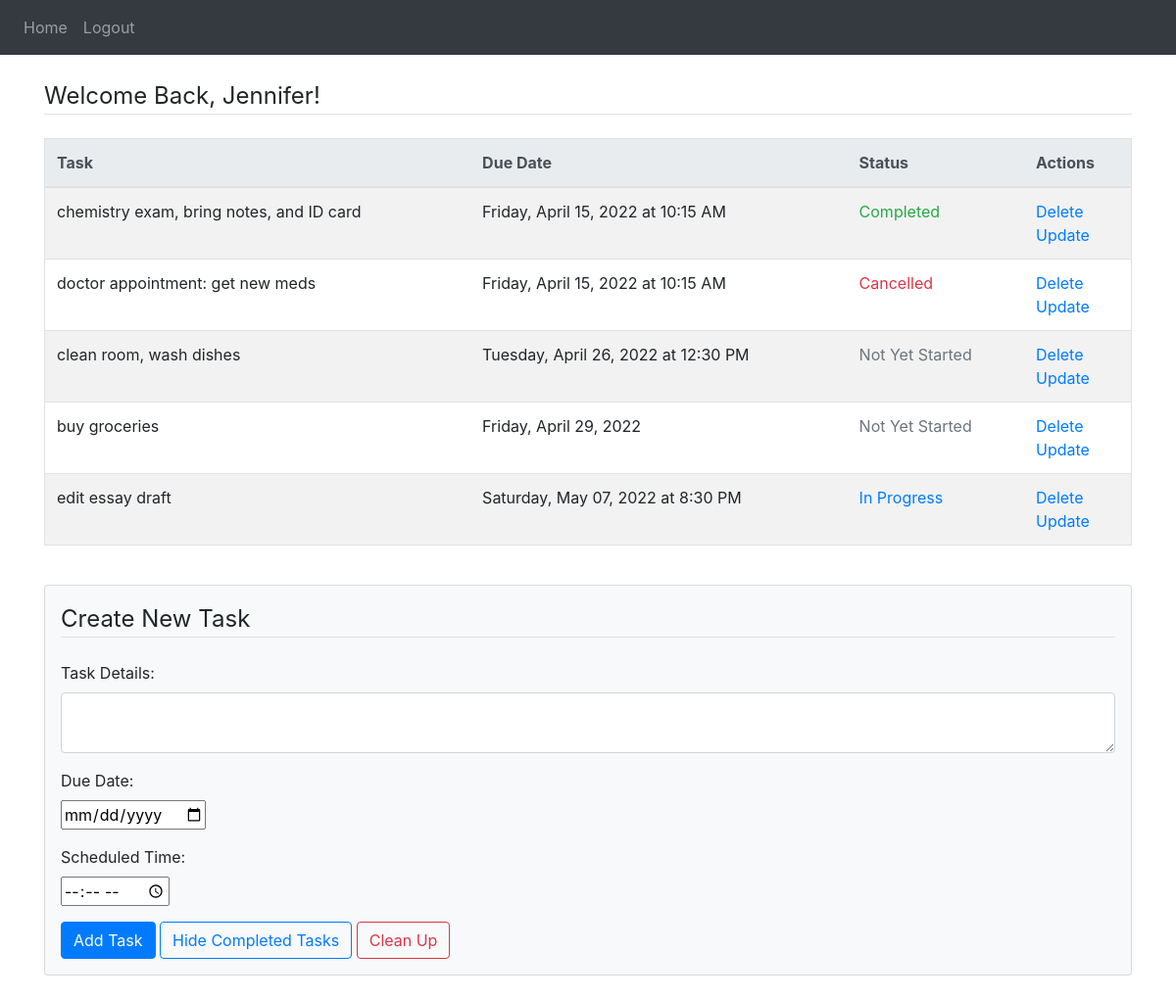
Screenshot of / (signed in) with the database file from the repository.
### website/models.py (models this page shows)
class User(db.Model, UserMixin):
    id = db.Column(db.Integer, primary_key=True)
    username = db.Column(db.String(150), unique=True)
    password = db.Column(db.String(150))
    first_name = db.Column(db.String(150))
    tasks = db.relationship('Task')

class Task(db.Model):
    id = db.Column(db.Integer, primary_key=True)
    content = db.Column(db.String(200), nullable=False)
    due_date = db.Column(db.String(30)) # formatted str date (ex: Tuesday, April 05, 2022)
    due_date_int = db.Column(db.String(20)) # YYYY-MM-DD str format
    time = db.Column(db.String(20)) # str type, account for untimed tasks
    user_id = db.Column(db.Integer, db.ForeignKey('user.id'))
    status = db.Column(db.String(30), default="Not Yet Started") # Other Statuses: In Progress, Completed, Cancelled

### website/views.py (the view, shortened to what this page needs)
@views.route('/', methods=['POST', 'GET'])
@login_required
def home():
    tasks = Task.query.filter_by(user_id=current_user.id).order_by(Task.due_date_int, Task.time).all()
    return render_template('home.html', user=current_user, tasks=tasks)

### website/__init__.py (called while the page is built)
def create_app():
    app = Flask(__name__)
    app.config['SECRET_KEY'] = '2797cfdcad8dcc11d9f00ffbc5704bee' # secrets.token_hex(16)
    app.config['SQLALCHEMY_DATABASE_URI'] = f'sqlite:///{DB_NAME}'
    db.init_app(app)
    from .views import views
    from .auth import auth
    app.register_blueprint(views, url_prefix='/')
    app.register_blueprint(auth, url_prefix='/')
    from .models import Task, User
    create_database(app)
    login_manager = LoginManager()
    login_manager.login_view = 'auth.login' # where to redirect if not logged in
    login_manager.init_app(app)
    @login_manager.user_loader
    def load_user(id):
        return User.query.get(int(id))
    return app

### website/templates/home.html (shortened to what this page needs)
{% extends "base.html" %}
{% block content %}
  <br>
  <legend class="border-bottom mb-4">Welcome Back, {{ user.first_name }}!</legend>
  {% if tasks|length < 1 %}
    <p> There are no tasks! </p>
  {% else %}
    <table id="tasksTable" class="border table table-striped table-hover">
      <thead class="thead-light">
      <tr>
        <th> Task </th>
        <th> Due Date </th>
        <th> Status </th>
        <th> Actions </th>
      </tr>
      </thead>
      <tbody>
        {% for task in tasks %}
          <tr>
            <td> {{ task.content }} </td>
            <td>
              {% if task.due_date != "None" and task.time %}
                {{ task.due_date }} at {{ task.time }}
              {% else %}
                {{ task.due_date }}
              {% endif %}
            </td>
            <td>
              {% if task.status == "Completed" %}
                <p class="text-success">{{ task.status }}</p>
              {% elif task.status == "In Progress" %}
                <p class="text-primary">{{ task.status }}</p>
              {% elif task.status == "Cancelled" %}
                <p class="text-danger">{{ task.status }}</p>
              {% else %}
                <p class="text-secondary">{{ task.status }}</p>
              {% endif %}
            </td>
            <td>
              <a href="/delete/{{ task.id }}"> Delete </a>
              <br>
              <a href="/update/{{ task.id }}"> Update </a>
            </td>
          </tr>
        {% endfor %}
      </tbody>
    </table>
  {% endif %}
  <br>
  <div class="content-section">
    <form class="card p-3 bg-light" method="POST">
      <legend class="border-bottom mb-4">Create New Task</legend>
      <div class="form-group">
        <label for="content"> Task Details: </label>
        <textarea id="content" name="content" class="form-control"></textarea>
      </div>
      <div class="form-group">
        <label for="due_date"> Due Date: </label>
        <br>
        <input type="date" id="due_date" name="due_date">
      </div>
      <div class="form-group">
        <label for="time"> Scheduled Time: </label>
        <br>
        <input type="time" id="time" name="time">
      </div>
      <div>
        <button
          type="submit"
          class="btn btn-primary"
          name="action"
          value="Add Task"
        >Add Task</button>
        <button
          type="submit"
          class="btn btn-outline-primary"
          name="action"
          value="Hide Completed Tasks"
        >Hide Completed Tasks</button>
        <button
          type="submit"
          class="btn btn-outline-danger"
          name="action"
          value="Clean Up"
        >Clean Up</button>
      </div>
    </form>
  </div>
  <br>
{% endblock %}

### website/templates/base.html (shortened to what this page needs)
<!DOCTYPE html>
<html>
    <head>
        <link
            rel="stylesheet"
            href="https://stackpath.bootstrapcdn.com/bootstrap/4.4.1/css/bootstrap.min.css"
        />
        <link
            rel="stylesheet"
            href="https://stackpath.bootstrapcdn.com/font-awesome/4.7.0/css/font-awesome.min.css"
        />
    </head>
    <body>
        <nav class="navbar navbar-expand-lg navbar-dark bg-dark">
            <div class="collapse navbar-collapse" id="navbar">
                <div class="navbar-nav">
                    {% if user.is_authenticated %}
                        <a class="nav-item nav-link" id="home" href="/">Home</a>
                        <a class="nav-item nav-link" id="logout" href="/logout">Logout</a>
                    {% else %}
                        <a class="nav-item nav-link" id="login" href="/login">Login</a>
                        <a class="nav-item nav-link" id="register" href="/register">Register</a>
                    {% endif %}
                </div>
            </div>
        </nav>
        <div class="container">
            {% block content %} {% endblock %}
        </div>
    </body>
</html>

### rows the page displays
User: first_name "Jennifer"
Task: content "chemistry exam, bring notes, and ID card", due_date "Friday, April 15, 2022", time "10:15 AM", status "Completed"
Task: content "doctor appointment: get new meds", due_date "Friday, April 15, 2022", time "10:15 AM", status "Cancelled"
Task: content "clean room, wash dishes", due_date "Tuesday, April 26, 2022", time "12:30 PM", status "Not Yet Started"
Task: content "buy groceries", due_date "Friday, April 29, 2022", status "Not Yet Started"
Task: content "edit essay draft", due_date "Saturday, May 07, 2022", time "8:30 PM", status "In Progress"
